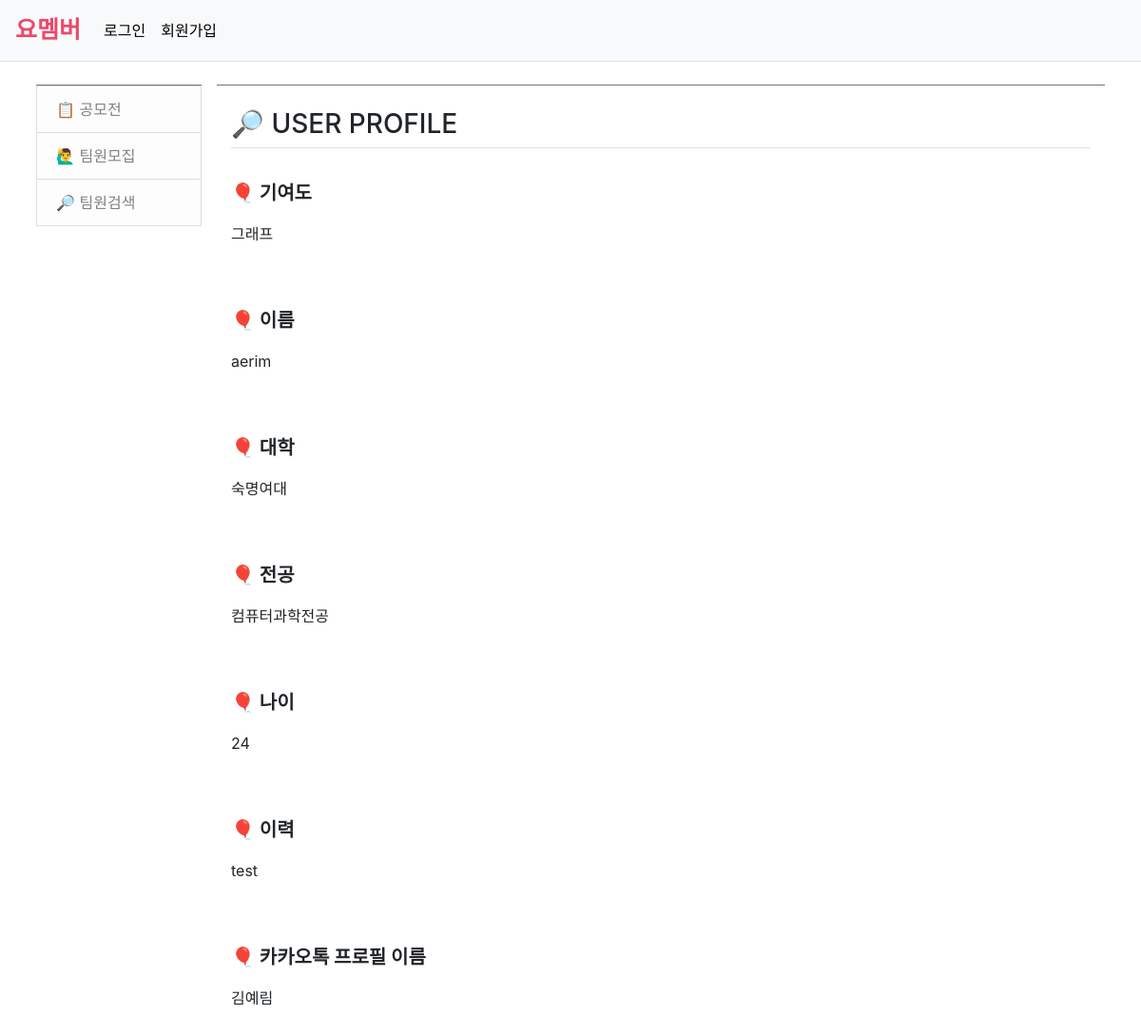
/yomember/searchMember/aerim/, run on the app's committed database.
### common/models.py (models this page shows)
class Profile(models.Model):
    name = models.CharField(max_length=50) # 사용자 이름
    college = models.CharField(max_length=100) # 대학
    major = models.CharField(max_length=100) # 전공
    age = models.IntegerField() # 나이
    workHistory = models.TextField() # 이력
    blog = models.URLField(blank=True) # 개인 블로그(선택 사항)
    kakaoName = models.CharField(max_length=50) # 카카오톡 프로필 이름
    kakaoTalk = models.FileField() # 카카오톡 대화 파일
    cdate = models.DateTimeField(auto_now_add=True) # 게시물 생성 날짜

### yomember/views.py (the view)
# urls.py: path('searchMember/<str:user_username>/', views.userInfo, name='userInfo'),
def userInfo(request, user_username):
    profile = Profile.objects.filter(name = user_username)
    context = {'profile': profile}
    return render(request, 'yomember/userProfile.html', context)

### templates/yomember/userProfile.html (shortened to what this page needs)
{% extends 'base.html' %}
{% block content %}
{% load static %}
<link rel="stylesheet" type="text/css" href="{% static 'bootstrap.min.css' %}">
    {% for profile_detail in profile %}
    <div class="container my-3">
        <h3 class="border-bottom py-2">🔎 USER PROFILE</h3>
        <br><p style="font-size: 20px; font-weight: bold;">🎈 기여도</p>
        <p>그래프</p><br><br>
        <p style="font-size: 20px; font-weight: bold;">🎈 이름</p>
        <p>{{ profile_detail.name }}</p><br><br>
        <p style="font-size: 20px; font-weight: bold;">🎈 대학</p>
        <p>{{ profile_detail.college }}</p><br><br>
        <p style="font-size: 20px; font-weight: bold;">🎈 전공</p>
        <p>{{ profile_detail.major }}</p><br><br>
        <p style="font-size: 20px; font-weight: bold;">🎈 나이</p>
        <p>{{ profile_detail.age }}</p><br><br>
        <p style="font-size: 20px; font-weight: bold;">🎈 이력</p>
        <p>{{ profile_detail.workHistory }}</p><br><br>
        <p style="font-size: 20px; font-weight: bold;">🎈 카카오톡 프로필 이름</p>
        <p>{{ profile_detail.kakaoName }}</p><br><br>
    </div>
    {% endfor %}
{% endblock %}

### data on the page
Profile: name "aerim", college "숙명여대", major "컴퓨터과학전공", age "24", workHistory "test", kakaoName "김예림"
